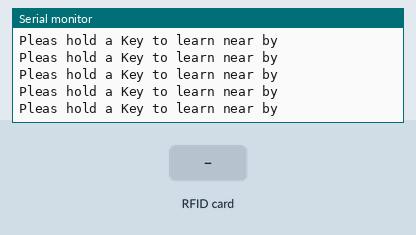
This program was run on a simulated ESP32. On the bench: the last lines printed to the serial monitor. The test bench sets the inputs (shaded band). EEPROM starts erased.

Above: at 1.2 s.
1.3 s: RFID card 5E 7A 19 C4 held to the reader
At 2.2 s:
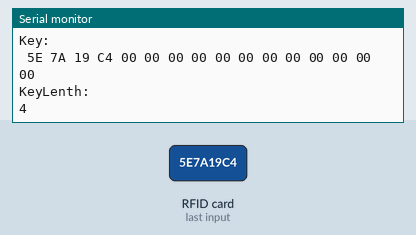
2.8 s: RFID card 5E 7A 19 C4 held to the reader
At 3.7 s:
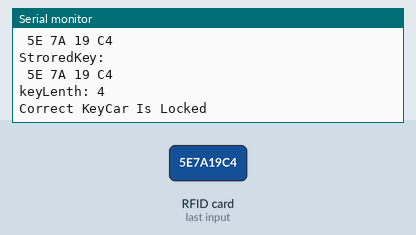
4.3 s: RFID card 5E 7A 19 C4 held to the reader
At 5.3 s:
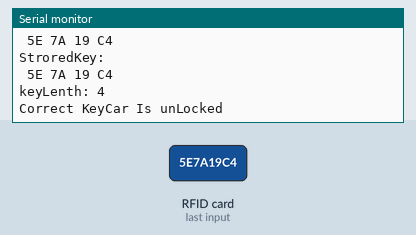
Timing chart, 0 to 7.3 s (numbered marks = the images above; inputs shaded):
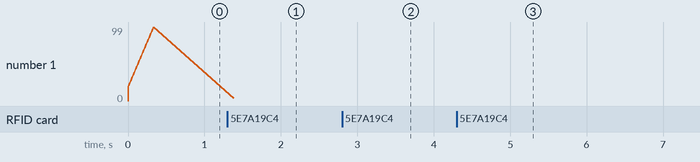

The program:

main.cpp
```cpp
#include <Arduino.h>
#include <Defines.h>
#include <EEPROM.h>
#include <HandleNFC.h>

void setup()
{
  Serial.begin(9600);
  SPI.begin();
  EEPROM.begin(EEPROM_SIZE);

#ifdef Reset
  for (int i = 0; i < 100; i++)
  {
    EEPROM.write(i, 0);
    Serial.println(i);
  }
  Serial.println("EEPROM Clear");
#endif

  NfcBegin();
  initCarLock();
}

void loop()
{
  byte handleResp = HandleNFCCom();
  if (handleResp == ERROR_TryedToOften || handleResp == ERROR_Unspe)
  {
    Serial.println("emergany unlock");
  }
}
```

Defines.h
```cpp
#ifndef DEFINED_H
#define DEFINED_H

#define Log // shows lowest level of information
#define LogLv2 // Learning a new key
#define LogLv3 // Show high level errro of kery reading
#define LogLv4 //Shows Lock state
#define Reset

#define irqPin 5
#define SDA_Pin 21
#define RST_PIN 17

#define LockPin 24
#define UnLockPin 25

#define DelayTime 100
#define ReadDelayTime 300
#define waitingTimeToToggle 1000

#define EEPROM_SIZE 4096

// basicly the error is handles by a dripping bucket system.
// one correct recived massage has a weight of -1 whyle a bad massage has a weight of standar 2 (can be ajusted).
// When too much erros acured then no nfc tag will be read again until a reeboot of the system.
#define ErrorWeight 2
#define ErrorThreshold 20

// Memory Layout
// Address: 0 = CarState (Locked(1)/UnLocked(2))
// Address: 1 =
// Address: 2 = allowed Key is stored if 1
// Address: 3-19 = KeyData
#define CarStateAddr 0
#define undefined 1
#define KeySizeAddr 2
#define KeyDataStart 3


//NFC Statuscodes
#define OK 0
#define ERROR_Unspe 1
#define ERROR_TooFast 2
#define ERROR_TryedToOften 3

#endif
```

HandleNFC.h
```cpp
#include <SPI.h>
#include <MFRC522.h>
#include <Defines.h>
#include <EEPROM.h>
#include <LockHandler.h>
#include <LogStuff.h>

MFRC522 rfid(SDA_Pin, RST_PIN);
MFRC522::MIFARE_Key key;
int ErrorCounter = 0;
byte KeySize = 0;
unsigned long timelastToken = 0;
unsigned long timeLastRead = 0;

byte correctKey[] = {0, 0, 0, 0, 0, 0, 0, 0, 0, 0, 0, 0, 0, 0, 0, 0};

bool LoadKeyFromEeprom()
{
    KeySize = EEPROM.read(KeySizeAddr);
    if (KeySize > 0)
    {
        for (byte i = 0; i < KeySize; i++)
        {
            correctKey[i] = EEPROM.read(i + KeyDataStart);
        }
#ifdef Log
        Serial.println("Key:");
        printHex(correctKey, 16);
        Serial.println("KeyLenth:");
        Serial.println(KeySize);
#endif
        return true;
    }
    return false;
}

bool LearnKey()
{
#ifdef LogLv2
    Serial.println("Pleas hold a Key to learn near by");
#endif
    if (rfid.PICC_IsNewCardPresent() && rfid.PICC_ReadCardSerial())
    {
        KeySize = rfid.uid.size;
        EEPROM.write(KeySizeAddr, KeySize);
        EEPROM.commit();

        if (rfid.uid.size > 0)
        {
            for (byte i = 0; i < KeySize; i++)
            {
                EEPROM.write(i + KeyDataStart, rfid.uid.uidByte[i]);
            }
            EEPROM.commit();

            rfid.PICC_HaltA();
            rfid.PCD_StopCrypto1();
#ifdef LogLv2
            Serial.println("Learned Key");
#endif
            return true;
        }
    }
    return false;
}

bool ValidateKey(byte *buffer, byte bufferSize)
{
#ifdef Log
    Serial.println();
    Serial.println("Key: ");
    printHex(buffer, bufferSize);
    Serial.println("StroredKey: ");
    printHex(correctKey, KeySize);
    Serial.print("keyLenth: ");
    Serial.println(KeySize);
#endif

    for (byte i = 0; i < KeySize; i++)
    {
        if (!(buffer[i] == correctKey[i]))
        {
#ifdef Log
            Serial.print("False Key");
#endif
            ErrorCounter = ErrorCounter + ErrorWeight;
            return false;
        }
    }
#ifdef Log
    Serial.print("Correct Key");
#endif

    if (ErrorCounter > 0)
    {
        ErrorCounter--;
    }
    else
    {
        ErrorCounter = 0;
    }

    Lockhandler();
    return true;
}

byte HandleNFCCom(void)
{
    // TODO reading to fast slow reading interval down
    if (ErrorCounter >= ErrorThreshold)
    {
        rfid.PCD_SoftPowerDown();
        rfid.PCD_AntennaOff();
#ifdef LogLv3
        Serial.println("Error");
#endif
        return ERROR_TryedToOften;
    }
    if (millis() - timeLastRead > ReadDelayTime)
    {
        if (rfid.PICC_IsNewCardPresent() && rfid.PICC_ReadCardSerial())
        {
            if (millis() - timelastToken < waitingTimeToToggle)
            {
#ifdef LogLv3
                Serial.println("To Fast Key read");
#endif
                return ERROR_TooFast;
            }
            ValidateKey(rfid.uid.uidByte, rfid.uid.size);
            timelastToken = millis();
            rfid.PICC_HaltA();
            rfid.PCD_StopCrypto1();
        }
    }
    if (rfid.PCD_PerformSelfTest())
    {
        return OK;
    }
    return ERROR_Unspe;
}

void NfcBegin()
{
    rfid.PCD_Init();
    rfid.PCD_SetRegisterBitMask(rfid.RFCfgReg, (0x07 << 4));
    while (!LoadKeyFromEeprom())
    {
        LearnKey();
    }
}
```

LockHandler.h
```cpp
#include <Arduino.h>
#include <Defines.h>
#include <EEPROM.h>

bool IsLocked = false;

void initCarLock()
{
  byte State = EEPROM.read(CarStateAddr);
  if (State == 0)
  {
    IsLocked = false;
  }
  if (State == 1)
  {
    IsLocked = true;
  }
}

void Lockhandler()
{
  if (IsLocked)
  {
    digitalWrite(UnLockPin, HIGH);
    delay(DelayTime);
    digitalWrite(UnLockPin, LOW);
    IsLocked = false;
  }else{
    digitalWrite(LockPin, HIGH);
    delay(DelayTime);
    digitalWrite(LockPin, LOW);
    IsLocked = true;
  }

  EEPROM.write(CarStateAddr, IsLocked);
  EEPROM.commit();

#ifdef LogLv4
  if (IsLocked)
  {
    Serial.println("Car Is Locked");
  }
  else
  {
    Serial.println("Car Is unLocked");
  }
#endif
}
```

LogStuff.h
```cpp
#include <Arduino.h>


void printHex(byte *buffer, byte bufferSize)
{
  for (byte i = 0; i < bufferSize; i++)
  {
    Serial.print(buffer[i] < 0x10 ? " 0" : " ");
    Serial.print(buffer[i], HEX);
  }
  Serial.println();
}
```

Measured:
- after the input at 4.3 s, the serial monitor: prints a new line at once (image 3)
